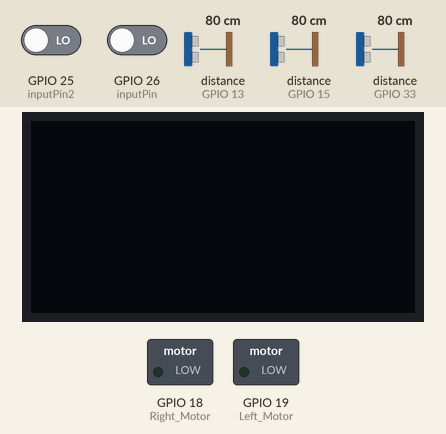
A sketch run on a simulated ESP32. Parts: 128×64 one-colour display, switched loads named in the sketch (green lamp = pin HIGH). Dashed ring = blinking. The test bench sets the inputs (shaded band); at power-on: distance to the obstacle (sensors on GPIO 13, GPIO 15, GPIO 33) 80 cm, GPIO 25 (inputPin2) LOW, GPIO 26 (inputPin) LOW. The echo pulse lasts 58.3 µs per cm; WiFi joins after 1.5 s; servers stay silent unless stated; no MQTT or app messages arrive unless stated; pins used as bus, display or sensor lines are not drawn; what the sketch prints to the serial monitor is not drawn.

Above: at 2.7 s.
2.8 s: distance to the obstacle (sensor on GPIO 13) set to 67 cm
4.3 s: distance to the obstacle (sensor on GPIO 13) set to 59 cm
At 6.0 s:
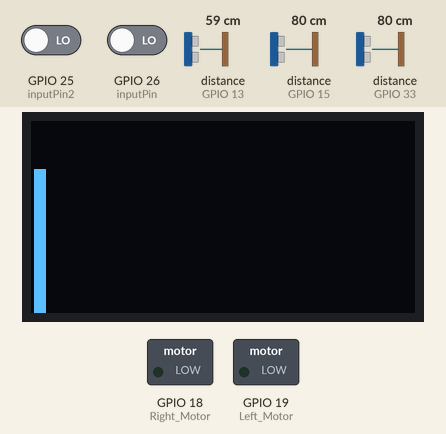
7.7 s: GPIO 25 (inputPin2) driven HIGH
At 9.7 s:
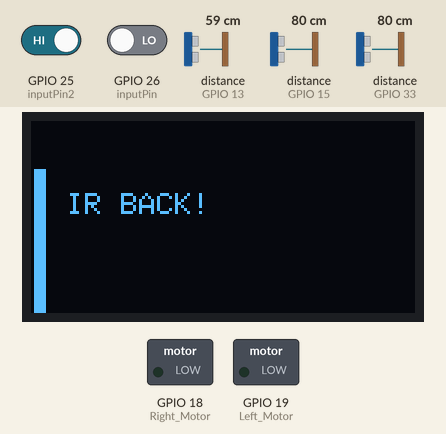
11.1 s: GPIO 26 (inputPin) driven HIGH
At 13.2 s:
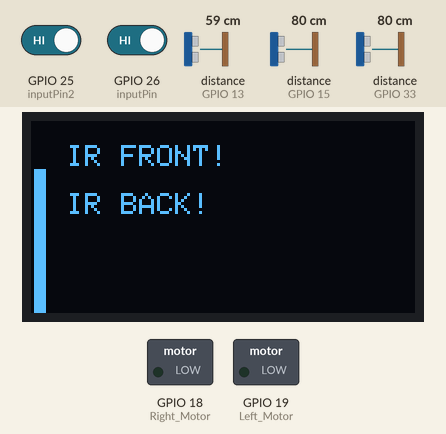
14.5 s: GPIO 25 (inputPin2) driven LOW
At 16.8 s:
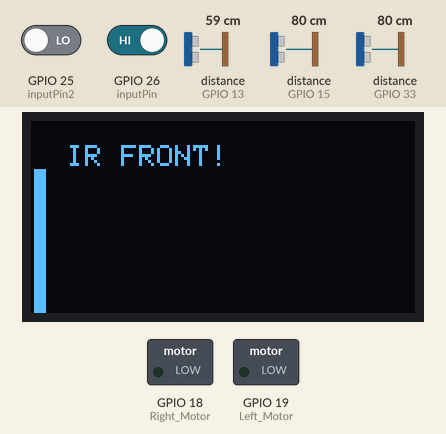
17.9 s: distance to the obstacle (sensor on GPIO 15) set to 68 cm
19.8 s: distance to the obstacle (sensor on GPIO 15) set to 59 cm
At 20.6 s:
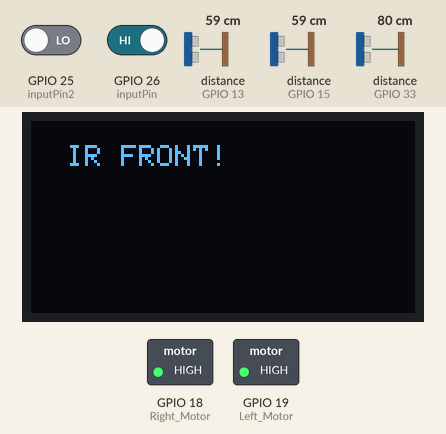
Timing chart, 0 to 24.2 s (numbered marks = the images above; inputs shaded):
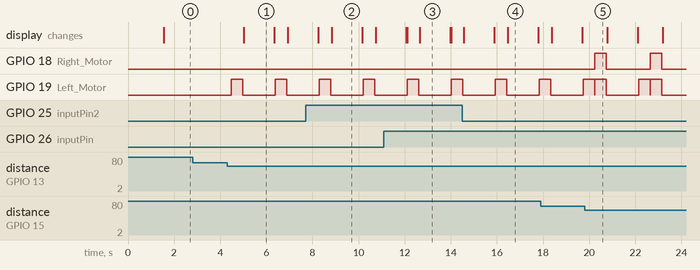

The sketch:

main.ino
```cpp
#include <Wire.h>
#include <Adafruit_GFX.h>
#include <Adafruit_SSD1306.h>
#include "NewPing.h"
#include <time.h>
#include <WiFi.h>
#include <WiFiClientSecure.h>
#include <ArduinoJson.h>
#include <PubSubClient.h>
#include <FS.h>

// Watson IoT connection details
#define MQTT_HOST "4bkej5.messaging.internetofthings.ibmcloud.com"
#define MQTT_PORT 8883
#define MQTT_DEVICEID "d:4bkej5:ESP32S:dev01"
#define MQTT_USER "use-token-auth"
#define MQTT_TOKEN "93dash93cow10"
#define MQTT_TOPIC "iot-2/evt/status/fmt/json"
#define MQTT_TOPIC_DISPLAY "iot-2/cmd/display/fmt/json"
#define MQTT_TOPIC_INTERVAL "iot-2/cmd/interval/fmt/json"
#define CA_CERT_FILE "/rootCA_certificate.der"
#define KEY_FILE "/SecuredDev01_key.key"
#define CERT_FILE "/SecuredDev01_crt.der"

#define TZ_OFFSET -5
#define TX_DST  60

/* Store WiFi credentials in a character array */
char ssid[] = "Mike's Phone";
char pass[] = "likemike";

#define OLED_RESET 4
Adafruit_SSD1306 display(OLED_RESET);

#define NUMFLAKES 10
#define XPOS 0
#define YPOS 1
#define DELTAY 2

#define LOGO16_GLCD_HEIGHT 64
#define LOGO16_GLCD_WIDTH  128
static const unsigned char PROGMEM logo16_glcd_bmp[] =
{ B00000000, B11000000,
  B00000001, B11000000,
  B00000001, B11000000,
  B00000011, B11100000,
  B11110011, B11100000,
  B11111110, B11111000,
  B01111110, B11111111,
  B00110011, B10011111,
  B00011111, B11111100,
  B00001101, B01110000,
  B00011011, B10100000,
  B00111111, B11100000,
  B00111111, B11110000,
  B01111100, B11110000,
  B01110000, B01110000,
  B00000000, B00110000
};

#if (SSD1306_LCDHEIGHT != 64)
//#error("Height incorrect, please fix Adafruit_SSD1306.h!");
#endif

/* MQTT objects */
void callback(char* topic, byte* payload, unsigned int length);
WiFiClientSecure wifiClient;
PubSubClient mqtt(MQTT_HOST, MQTT_PORT, callback, wifiClient);

/* JSON variables that hold data I guess... */
StaticJsonBuffer<100> jsonBuffer;
JsonObject& payload = jsonBuffer.createObject();
JsonObject& status = payload.createNestedObject("d");
StaticJsonBuffer<100> jsonReceiveBuffer;
static char msg[50];

//PIR Sensors
int inputPin = 26;               // choose the input pin (for front PIR sensor)
int inputPin2 = 25;             // choose the input pin (for back PIR sensor)
int pirState = LOW;             // we start, assuming no motion detected
int val = 0;                    // variable for reading the front pin status
int val2 = 0;                   // variable for reading the back pin status

// RANGE SETTINGS
#define CLOSE 5
int FAR = 100;
#define CENTER 65

int32_t ReportingInterval = 1;

// defines pins numbers for HC SR04 Sensor
const int trigPin1 = 12; // TRIGGER PIN   Sensor left
const int echoPin1 = 13; // ECHO PIN      Sensor left
const int trigPin2 = 2; // TRIGGER PIN   Sensor center
const int echoPin2 = 15; // ECHO PIN      Sensor center
const int trigPin3 = 32; // TRIGGER PIN   Sensor right
const int echoPin3 = 33; // ECHO PIN      Sensor right

NewPing sonar1(trigPin1, echoPin1, FAR);
NewPing sonar2(trigPin2, echoPin2, FAR);
NewPing sonar3(trigPin3, echoPin3, FAR);

float t = 0.0; // distance
float t2 = 0.0;
float t3 = 0.0;
float duration;
float duration2;
float duration3;
float distance;
float distance2;
float distance3;

//Vibration Motors
#define Left_Motor 19
#define Right_Motor 18

void callback(char* topic, byte* payload, unsigned int length) {
  /* Handle message that arrived*/
  Serial.print("Message arrived[");
  Serial.print(topic);
  Serial.print("] : ");

  payload[length] = 0;
  Serial.println((char*)payload);

  JsonObject& cmdData = jsonReceiveBuffer.parseObject((char*)payload);

  if (0 == strcmp(topic, MQTT_TOPIC_DISPLAY)) {
    if (cmdData.success()) {
      /*
       * Valid message was received
       */
       FAR = cmdData.get<int>("FAR");
       jsonReceiveBuffer.clear();
       Serial.print("Far dist changed");
    } else {
      Serial.println("Received invalid JSON data");
    }
  } else if (0 == strcmp(topic, MQTT_TOPIC_INTERVAL)) {
    if (cmdData.success()) {
      /*
       * Valid message was received
       */
       ReportingInterval = cmdData.get<int32_t>("Interval");
       Serial.print("Reporting Interval has been changed:");
       Serial.println(ReportingInterval);
       jsonReceiveBuffer.clear();
    } else {
      Serial.println("Unknown command received");
    }
  }
}

void setup()   {
//  SerialBT.begin("ESP32 connecting..."); //Bluetooth device name
//  Serial.println("The device started, now you can pair it with bluetooth!");

  Serial.begin(115200); // Starts the serial communication
  Serial.setTimeout(2000);
  while (!Serial) { }

  /*
   * Start WiFi connection
   */
   WiFi.mode(WIFI_STA);
   WiFi.begin(ssid, pass);
   while (WiFi.status() != WL_CONNECTED) {
    delay(500);
    Serial.print(".");
   }
   Serial.println();
   Serial.println("WiFi Connected");

   /*
    * Connect to MQTT = IBM Watson IoT Platform
    */
    while(!mqtt.connected()) {
      if (mqtt.connect(MQTT_DEVICEID, MQTT_USER, MQTT_TOKEN)) {
        Serial.println("MQTT Connected1");
        mqtt.subscribe(MQTT_TOPIC_DISPLAY);
        mqtt.subscribe(MQTT_TOPIC_INTERVAL);
      } else {
        Serial.println("MQTT Failed to connect! ... retrying");
        delay(500);
     }
    }

  pinMode(trigPin1, OUTPUT); //Sets the trigPin as an Output
  pinMode(echoPin1, INPUT); //Sets the echoPin as an Input

  pinMode(trigPin2, OUTPUT); //Sets the trigPin as an Output
  pinMode(echoPin2, INPUT); //Sets the echoPin as an Input

  pinMode(trigPin3, OUTPUT); //Sets the trigPin as an Output
  pinMode(echoPin3, INPUT); //Sets the echoPin as an Input

  pinMode(Left_Motor, OUTPUT);// Sets motor pins as outputs
  pinMode(Right_Motor, OUTPUT);

  pinMode(inputPin, INPUT);  //Declare PIR sensor (Front) as input
  pinMode(inputPin2, INPUT); //Declare PIR sensor (Back) as input

  Serial.print("I am here");
  // by default, we'll generate the high voltage from the 3.3v line internally! (neat!)
  display.begin(SSD1306_SWITCHCAPVCC, 0x3C);  // initialize with the I2C addr 0x3D (for the 128x64)
  // init done
  display.clearDisplay();
}


void loop() {
  mqtt.loop();
  while (!mqtt.connected()) {
    Serial.print("Attempting MQTT connection...");
    // Attempt to connect
    if (mqtt.connect(MQTT_DEVICEID, MQTT_USER, MQTT_TOKEN)) {
      Serial.println("MQTT Connected2");
      // Should verify the certificates here - like in the startup function
      mqtt.subscribe(MQTT_TOPIC_DISPLAY);
      mqtt.subscribe(MQTT_TOPIC_INTERVAL);
      mqtt.loop();
    } else {
      Serial.println("MQTT Failed to connect!");
      delay(5000);
    }
  }

  display.clearDisplay();

  //PIR Front and PIR Back
  val = digitalRead(inputPin);
  val2 = digitalRead(inputPin2);

  if (val == HIGH) {
      oledText("IR FRONT!", 12, 8, 1, true);
      Serial.println("Motion detected!");
  }

  if (val2 == HIGH) {
      oledText("IR BACK!", 12, 24, 1, true);
      Serial.println("Motion2 detected!");
  }

  if (val == LOW) {
      oledText("", 12, 8, 1, true);
      Serial.println("Motion ended!");
      val = digitalRead(inputPin);
  }

  if (val2 == LOW) {
      oledText("", 12, 24, 1, true);
      Serial.println("Motion2 ended!");
      val2 = digitalRead(inputPin2);
  }

  //delay(50);

  //Sensor 1
  //Clears the trigPin
  digitalWrite(trigPin1, LOW);
  delayMicroseconds(2);


  //Sets the trigPin on HIGH state for 10 micro seconds
  digitalWrite(trigPin1, HIGH);
  delayMicroseconds(10);
  digitalWrite(trigPin1, LOW);

  //Reads the echoPin, returns the sound wave travel time in microseconds
  duration = pulseIn(echoPin1, HIGH);

  distance = sonar1.ping_cm();
  t = distance;

  if (t < CENTER)
  {
     //Left Line
    display.drawLine(1, 16, 1, 64, WHITE);
    display.drawLine(2, 16, 2, 64, WHITE);
    display.drawLine(3, 16, 3, 64, WHITE);
    display.drawLine(4, 16, 4, 64, WHITE);

    digitalWrite(Left_Motor, HIGH);
    delay(500);
    digitalWrite(Left_Motor, LOW);
  }

  //Sensor 2
  //Clears the trigPin
  digitalWrite(trigPin2, LOW);
  delayMicroseconds(2);


  //Sets the trigPin on HIGH state for 10 micro seconds
  digitalWrite(trigPin2, HIGH);
  delayMicroseconds(10);
  digitalWrite(trigPin2, LOW);

  //Reads the echoPin, returns the sound wave travel time in microseconds
  duration2 = pulseIn(echoPin2, HIGH);

  distance2 = sonar2.ping_cm();
  t2 = distance2;

  if (t2 < CENTER)
  {
    //Horizontal Line
    display.drawLine(12, 1, 116, 1, WHITE);
    display.drawLine(12, 2, 116, 2, WHITE);
    display.drawLine(12, 3, 116, 3, WHITE);
    display.drawLine(12, 4, 116, 4, WHITE);

    digitalWrite(Left_Motor, HIGH);
    digitalWrite(Right_Motor, HIGH);
    delay(500);
    digitalWrite(Left_Motor, LOW);
    digitalWrite(Right_Motor, LOW);


  }

  //Sensor 3
  // Clears the trigPin
  digitalWrite(trigPin3, LOW);
  delayMicroseconds(2);


  // Sets the trigPin on HIGH state for 10 micro seconds
  digitalWrite(trigPin3, HIGH);
  delayMicroseconds(10);
  digitalWrite(trigPin3, LOW);

  // Reads the echoPin, returns the sound wave travel time in microseconds
  duration3 = pulseIn(echoPin3, HIGH);

  distance3 = sonar3.ping_cm();
  t3 = distance3;

  if (t3 < CENTER)
  {
    //Right Line
    display.drawLine(125, 16, 125, 64, WHITE);
    display.drawLine(126, 16, 126, 64, WHITE);
    display.drawLine(127, 16, 127, 64, WHITE);
    display.drawLine(128, 16, 128, 64, WHITE);

    digitalWrite(Right_Motor, HIGH);
    delay(500);
    digitalWrite(Right_Motor, LOW);
  }

  display.display();

//   Prints the distance on the Serial Monitor in JSON format
  status["Left"] = t;
  status["Center"] = t2;
  status["Right"] = t3;
  payload.printTo(msg, 250);
  Serial.println(msg);

  if (!mqtt.publish(MQTT_TOPIC, msg)) {
      Serial.println("MQTT Publish failed");
  }

  // Pause - but keep polling MQTT for incoming messages
  for (int32_t i = 0; i < ReportingInterval; i++) {
    mqtt.loop();
    delay(1000);
    Serial.print("ReportingInterval :");
    Serial.print(ReportingInterval);
    Serial.println();
  }

  delay(300);
}

void oledText(String text, int x, int y, int size, boolean d) {
  display.setTextSize(size);
  display.setTextColor(WHITE);
  display.setCursor(x, y);
  display.println(text);
  if (d) {
    display.display();
  }

  delay(1);
  Serial.println();
  Serial.println();
}
```

Measured:
- the behaviour switches between 64 and 63 cm on distance to the obstacle (sensor on GPIO 13) (found by bisection; images 0 and 1)
- the behaviour switches between 64 and 63 cm on distance to the obstacle (sensor on GPIO 15) (found by bisection; images 4 and 5)
- after the input at 2.8 s, every drawn part: stays the same
- after the input at 4.3 s, GPIO 19 (Left_Motor): alternates HIGH for 0.50 s and LOW for 1.4 s, starting after 0.17 s; the display: changes after 0.71 s (image 1)
- after the input at 7.7 s, the display: first changes after 0.55 s (image 2 shows a later state)
- after the input at 11.1 s, the display: first changes after 0.97 s (image 3 shows a later state)
- after the input at 19.8 s, GPIO 18 (Right_Motor): alternates HIGH for 0.50 s and LOW for 1.9 s, starting after 0.45 s
- what the display in image 1 shows lasts 1.3 s, from 5.0 s to 6.3 s
